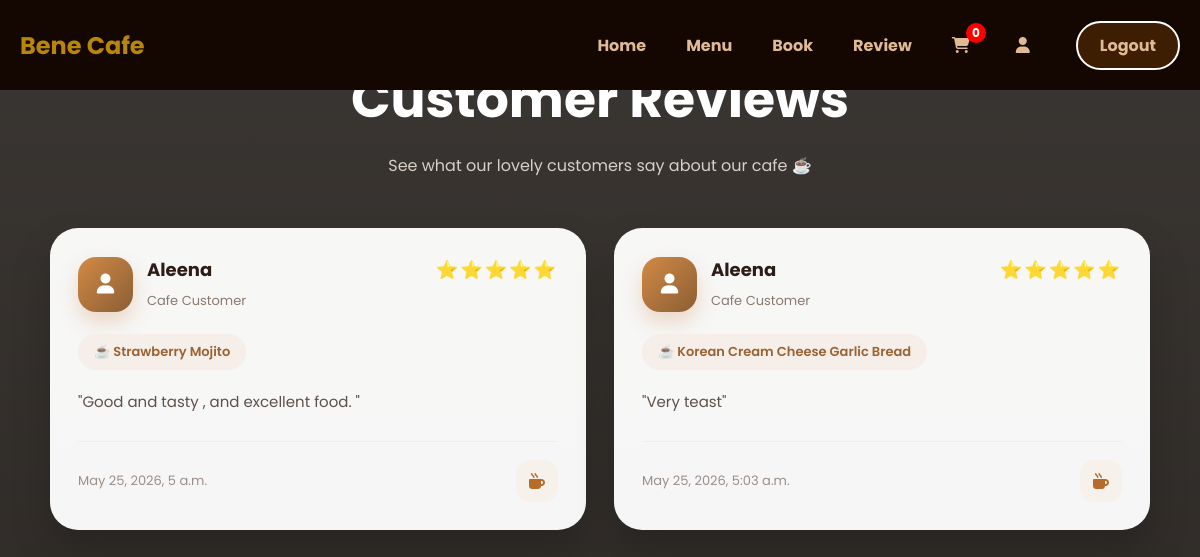
/review/, run on the app's committed database.
### cafe_app/models.py (models this page shows, shortened)
class Review(models.Model):
    customer_name = models.CharField(max_length=100)
    product = models.ForeignKey(
        Product,
        on_delete=models.CASCADE
    )
    rating = models.IntegerField(
        validators=[
            MinValueValidator(1),
            MaxValueValidator(5)
        ]
    )
    comment = models.TextField()
    created_at = models.DateTimeField(auto_now_add=True)

class Product(models.Model):
    category = models.ForeignKey(
        Category,
        on_delete=models.CASCADE
    )
    name = models.CharField(max_length=200)
    price = models.DecimalField(
        max_digits=10,
        decimal_places=2
    )
    description = models.TextField()
    photo = models.ImageField(upload_to='products/')
    is_available = models.BooleanField(default=True)
    created_at = models.DateTimeField(auto_now_add=True)

### cafe_app/views.py (the view)
# urls.py: path('review/',views.view_review,name='review')
def view_review(request):
    reviews = Review.objects.all()
    return render(request, 'user/view_review.html', { 'reviews': reviews })

### cafe_app/context_processors.py (called while the page is built, shortened)
def cart_count(request):
    count = 0
    return {
        'cart_count': count
    }

### templates/user/view_review.html (shortened to what this page needs)
{% load static %}
<!DOCTYPE html>
<html lang="en">
<head>
    <link rel="stylesheet"
    href="https://cdnjs.cloudflare.com/ajax/libs/font-awesome/6.5.1/css/all.min.css">
</head>
<body>
         {% include 'u_nav.html' %}
<div class="reviews-container">
    <div class="page-title">
        <h1>
            Customer Reviews
        </h1>
        <p>
            See what our lovely customers say
            about our cafe ☕
        </p>
    </div>
    {% if reviews %}
    <div class="reviews-grid">
        {% for review in reviews %}
        <div class="review-card">
            <div class="review-top">
                <div class="user-box">
                    <div class="user-avatar">
                        <i class="fa-solid fa-user"></i>
                    </div>
                    <div class="user-info">
                        <h3>
                            {{ review.customer_name }}
                        </h3>
                        <span>
                            Cafe Customer
                        </span>
                    </div>
                </div>
                <div class="rating">
                    {% if review.rating == 5 %}
                        ⭐⭐⭐⭐⭐
                    {% elif review.rating == 4 %}
                        ⭐⭐⭐⭐
                    {% elif review.rating == 3 %}
                        ⭐⭐⭐
                    {% elif review.rating == 2 %}
                        ⭐⭐
                    {% else %}
                        ⭐
                    {% endif %}
                </div>
            </div>
            <div class="product-tag">
                ☕ {{ review.product.name }}
            </div>
            <div class="review-text">
                "{{ review.comment }}"
            </div>
            <div class="review-footer">
                <div class="review-date">
                    {{ review.created_at }}
                </div>
                <div class="coffee-icon">
                    <i class="fa-solid fa-mug-hot"></i>
                </div>
            </div>
        </div>
        {% endfor %}
    </div>
    {% endif %}
</div>
</body>
</html>

### static/css/user/u_nav.css (style rules this page uses)
* { margin: 0; padding: 0; box-sizing: border-box; }

### templates/user/view_review.html (style rules this page uses)
* { margin:0; padding:0; box-sizing:border-box; font-family:'Poppins', sans-serif; }
body { min-height:100vh; background: linear-gradient(rgba(15,10,6,0.82), rgba(15,10,6,0.88)), url("https://images.unsplash.com/photo-1495474472287-4d71bcdd2085?q=80&w=2070&auto=format&fit=crop"); background-size:cover; background-position:center; background-attachment:fixed; padding:60px 20px; }
.reviews-container { max-width:1100px; margin:auto; }
.page-title { text-align:center; margin-bottom:50px; }
.page-title h1 { color:white; font-size:52px; margin-bottom:15px; font-weight:700; }
.page-title p { color:#d8cfc7; font-size:16px; }
.reviews-grid { display:grid; grid-template-columns: repeat(auto-fit,minmax(320px,1fr)); gap:28px; }
.review-card { background:rgba(255,255,255,0.96); border-radius:28px; padding:28px; position:relative; overflow:hidden; box-shadow:0 20px 40px rgba(0,0,0,0.18); transition:0.35s; }
.review-top { display:flex; justify-content:space-between; align-items:flex-start; margin-bottom:22px; }
.user-box { display:flex; align-items:center; gap:14px; }
.user-avatar { width:55px; height:55px; border-radius:18px; background:linear-gradient( 135deg, #d28a45, #8b5e34 ); display:flex; justify-content:center; align-items:center; color:white; font-size:20px; box-shadow:0 10px 20px rgba(201,123,54,0.25); }
.user-info h3 { color:#2c1e17; font-size:18px; margin-bottom:4px; }
.user-info span { color:#8a7a70; font-size:13px; }
.rating { color:#ffb400; font-size:18px; letter-spacing:2px; }
.product-tag { display:inline-block; padding:8px 16px; border-radius:30px; background:#f6efe9; color:#9a6233; font-size:13px; font-weight:600; margin-bottom:18px; }
.review-text { color:#5f5149; line-height:1.9; font-size:15px; margin-bottom:24px; }
.review-footer { display:flex; justify-content:space-between; align-items:center; border-top:1px solid #eee; padding-top:18px; }
.review-date { color:#9b8f87; font-size:13px; }
.coffee-icon { width:42px; height:42px; border-radius:14px; background:#f7f1eb; display:flex; justify-content:center; align-items:center; color:#b66b2b; font-size:16px; }

### data on the page
Review: customer_name "Aleena", product.name "Strawberry Mojito", comment "Good and tasty , and excellent food.", created_at "May 25, 2026, 5 a.m."
Review: customer_name "Aleena", product.name "Korean Cream Cheese Garlic Bread", comment "Very teast", created_at "May 25, 2026, 5:03 a.m."

### other printed values
{{ cart_count }} "0"
